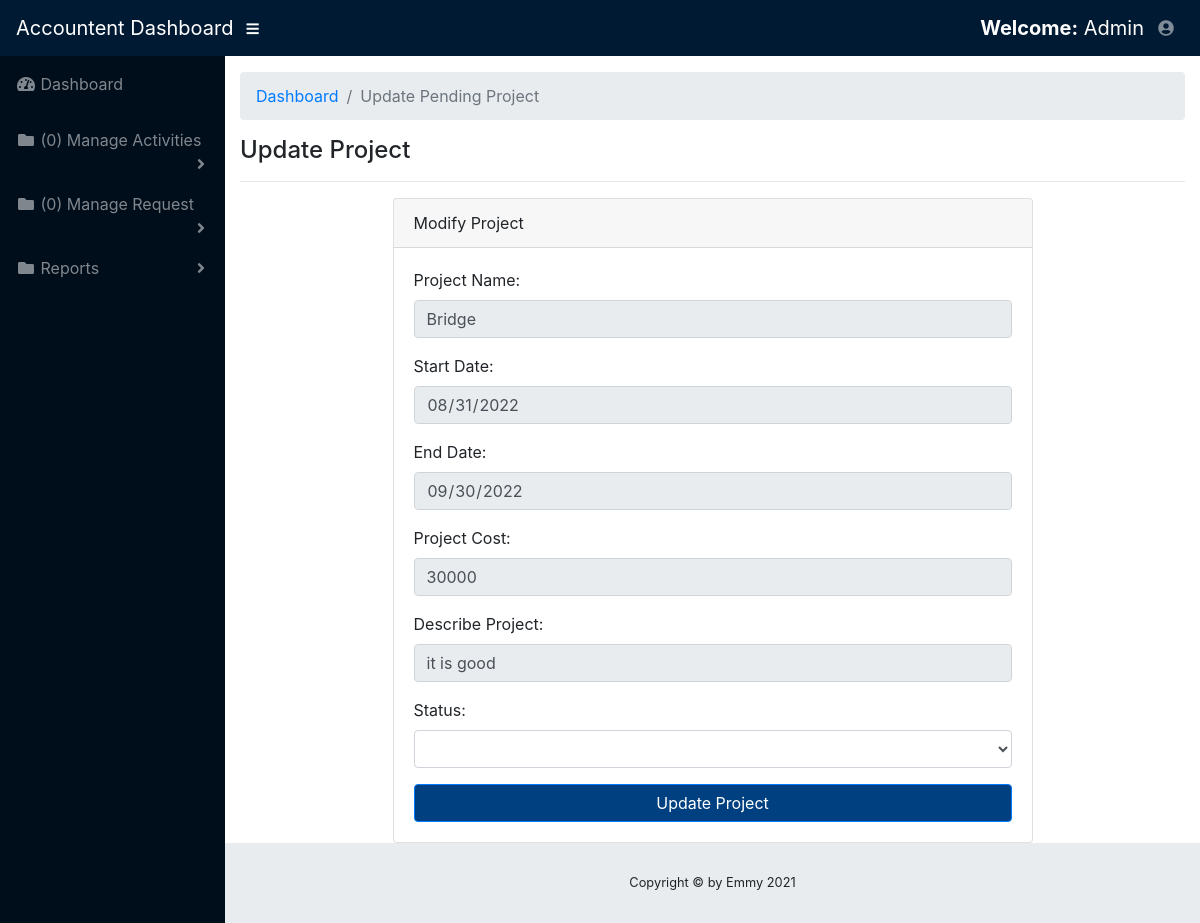
Screenshot of /accountentmanager/editPendingProject.php?id=1 (signed in) with the database file from the repository.
### tables this page shows
CREATE TABLE `project` (
  `project_id` int(11) NOT NULL,
  `project_name` varchar(200) NOT NULL,
  `startdate` varchar(200) NOT NULL,
  `enddate` varchar(200) NOT NULL,
  `project_cost` varchar(200) NOT NULL,
  `project_status` varchar(100) NOT NULL,
  `project_expense` varchar(200) NOT NULL,
  `describeproject` varchar(200) NOT NULL,
  `remaindmoney` varchar(200) NOT NULL,
  `acountentname` varchar(100) NOT NULL,
  `sitemananame` varchar(100) NOT NULL,
  `accountentstatus` varchar(20) NOT NULL,
  `sitestatus` varchar(20) NOT NULL,
  `addedon` varchar(255) NOT NULL
);

### accountentmanager/editPendingProject.php (the view, shortened to what this page needs)
<?php
if($_SESSION['email']!=""){
?>
<!DOCTYPE html>
<html lang="en">
<head>
  <link href="../vendor/fontawesome-free/css/all.min.css" rel="stylesheet" type="text/css">
  <link href="../vendor/datatables/dataTables.bootstrap4.css" rel="stylesheet">
  <link href="../css/sb-admin.css" rel="stylesheet">
</head>
<body id="page-top">
  <nav class="navbar navbar-expand navbar-dark bg-dark static-top">
     <a class="navbar-brand mr-1" href="homeAccountent.php"> Accountent Dashboard</a>
    <button class="btn btn-link btn-sm text-white order-1 order-sm-0" id="sidebarToggle" href="#">
      <i class="fas fa-bars"></i>
    </button>
    <ul class="navbar-nav ml-auto ml-md-0">
       <a class="navbar-brand mr-1" href="#"><strong>Welcome:</strong> <?php echo $_SESSION["fullname"]; ?></a>
      <li class="nav-item dropdown no-arrow">
        <a class="nav-link dropdown-toggle" href="#" id="userDropdown" role="button" data-toggle="dropdown" aria-haspopup="true" aria-expanded="false">
          <i class="fas fa-user-circle fa-fw"></i>
        </a>
      </li>
    </ul>
  </nav>
  <div id="wrapper">
    <ul class="sidebar navbar-nav">
      <li class="nav-item">
        <a class="nav-link" href="homeAccountent.php">
          <i class="fas fa-fw fa-tachometer-alt"></i>
          <span>Dashboard</span>
        </a>
      </li>
          <li class="nav-item dropdown">
        <a class="nav-link dropdown-toggle" href="#" id="pagesDropdown" role="button" data-toggle="dropdown" aria-haspopup="true" aria-expanded="false">
          <i class="fas fa-fw fa-folder"></i>
             <?php
         $con=mysqli_connect("localhost", "root", "", "expense");
        $count_query = "SELECT * FROM project WHERE project_status='ONPROCCESSING' AND accountentstatus  ='Pending' AND  acountentname='".$_SESSION['email']."' ";
        $query = mysqli_query($con, $count_query);
        $count = mysqli_num_rows($query);
                                           ?>
          <span>(<?php echo $count; ?>) Manage Activities</span>
        </a>
      </li>
         <li class="nav-item dropdown">
        <a class="nav-link dropdown-toggle" href="#" id="pagesDropdown" role="button" data-toggle="dropdown" aria-haspopup="true" aria-expanded="false">
          <i class="fas fa-fw fa-folder"></i>
             <?php
         $con=mysqli_connect("localhost", "root", "", "expense");
        $count_query = "SELECT * FROM expense WHERE donestatus  ='Pending' AND accountent='".$_SESSION['email']."' ";
        $query = mysqli_query($con, $count_query);
        $count = mysqli_num_rows($query);
                                           ?>
          <span>(<?php echo $count; ?>) Manage Request</span>
        </a>
      </li>
            <li class="nav-item dropdown">
        <a class="nav-link dropdown-toggle" href="#" id="pagesDropdown" role="button" data-toggle="dropdown" aria-haspopup="true" aria-expanded="false">
          <i class="fas fa-fw fa-folder"></i>
          <span>Reports</span>
        </a>
      </li>
    </ul>
    <div id="content-wrapper">
      <div class="container-fluid">
        <ol class="breadcrumb">
          <li class="breadcrumb-item">
            <a href="home.php">Dashboard</a>
          </li>
          <li class="breadcrumb-item active">Update Pending Project</li>
        </ol>
        <h4>Update  Project</h4>
        <hr>
        <div class="container">
    <div class="card card-register mx-auto mt-2">
                                         <?php
                                      $conn=mysqli_connect("localhost","root","", "expense") or die(mysql_error());
                                      $ID=$_GET['id'];
                                       ?>
                                          <?php
                                     $query = $conn->query("SELECT * FROM `project` WHERE `project_id` ='$ID'") or die(mysqli_error());
                                     $fetch = $query->fetch_array();
                                      ?>
      <div class="card-header">Modify Project</div>
      <div class="card-body">
 <form action="" method="POST">
                  <div class="form-group">
                    <div class="form-row">
                        <div class="col-md">
                      <label for="name">Project Name:</label>
                         <input class="form-control input-sm" id="name" name="projectname" value="<?php echo $fetch['project_name']?>" placeholder=
                            "Project Name" type="text" readonly="">
                      </div>
                    </div>
                  </div>
                  <div class="form-group">
                    <div class="form-row">
                        <div class="col-md">
                      <label for="sdate">Start Date:</label>
                       <input class="form-control input-sm" id="sdate" name="startdate" value="<?php echo $fetch['startdate']?>" type="date" readonly="">
                      </div>
                    </div>
                  </div>
                 <div class="form-group">
                    <div class="form-row">
                        <div class="col-md">
                      <label for="edate">End Date:</label>
                         <input class="form-control input-sm" id="edate" name="enddate" value="<?php echo $fetch['enddate']?>"  type="date" readonly="">
                      </div>
                    </div>
                  </div>
                   <div class="form-group">
                    <div class="form-row">
                        <div class="col-md">
                      <label for="projectcost">Project Cost:</label>
                         <input class="form-control input-sm" id="projectcost" name="projectcost" value="<?php echo $fetch['project_cost']?>" type="number" readonly="">
                      </div>
                    </div>
                  </div>
                    <div class="form-group">
                    <div class="form-row">
                        <div class="col-md">
                      <label for="projectcost">Describe Project:</label>
                         <input class="form-control input-sm" id="projectcost" name="describeproject" value="<?php echo $fetch['describeproject']?>" type="text" readonly="">
                      </div>
                    </div>
                  </div>
                    <div class="form-group">
                    <div class="form-row">
                        <div class="col-md">
                      <label for="status"> Status:</label>
                       <select class="form-control input-sm" name="status" id="status" required="" >
                        <option></option>
                          <option value="Accepted">Accepted</option>
                        </select>
                      </div>
                    </div>
                  </div>
            <button class="btn btn-primary btn-block" name="update_project" type="submit" ><span class="glyphicon glyphicon-floppy-save"></span> Update Project</button>
        </form>
      </div>
    </div>
  </div>
      </div>
      <footer class="sticky-footer">
        <div class="container my-auto">
          <div class="copyright text-center my-auto">
          <span>Copyright © by Emmy 2021</span>
          </div>
        </div>
      </footer>
    </div>
  </div>
</body>
</html>
<?php
}else{
header("location:../index.php");
}
?>

### rows the page displays
project: projectname "Bridge", startdate "08/31/2022", enddate "09/30/2022", projectcost "30000", describeproject "it is good"

### other values shown
$_SESSION["fullname"] "Admin"
$count "0"
